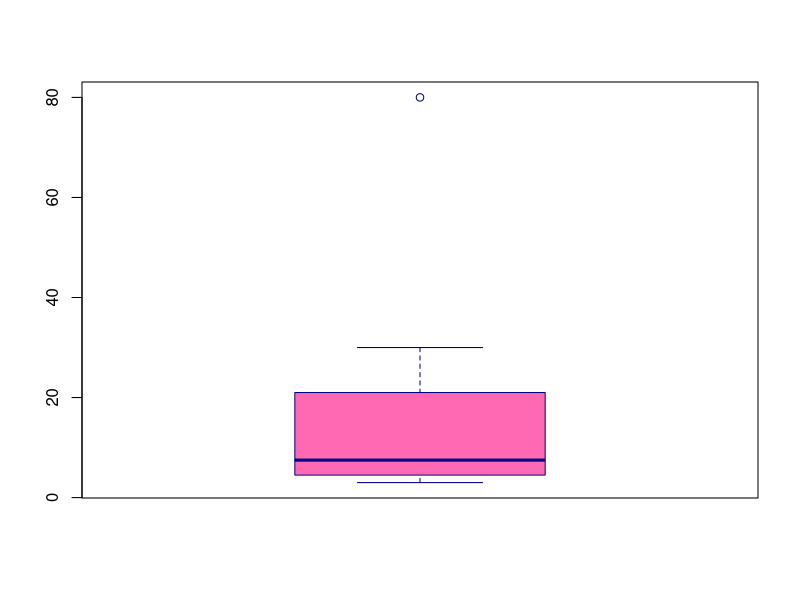
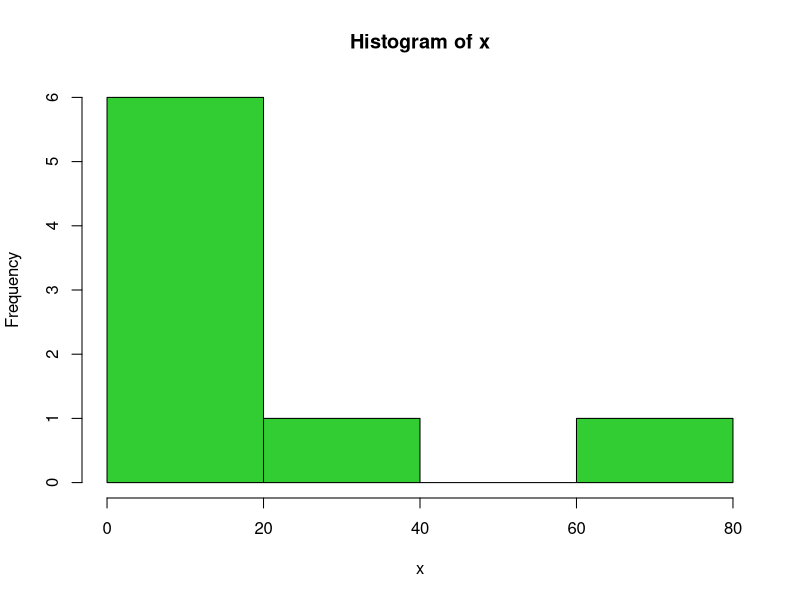

These figures' R source, in order:
# Create a sample

x <- c(3, 5, 10, 4, 12, 30, 5, 80)

# Calculate descriptive statistics: 
# mean, median, lower and upper quartile

mean(x)
median(x)
quantile(x, 0.25)
quantile(x, 0.75)

# Interquartile range

quantile(x, 0.75) - quantile(x, 0.25)

# Minimum and maximum

min(x)
max(x)

# Ranks

rank(x)

# Boxplot and histogram

boxplot(x, col = "hotpink", border = "navy")
hist(x, col = "limegreen")



